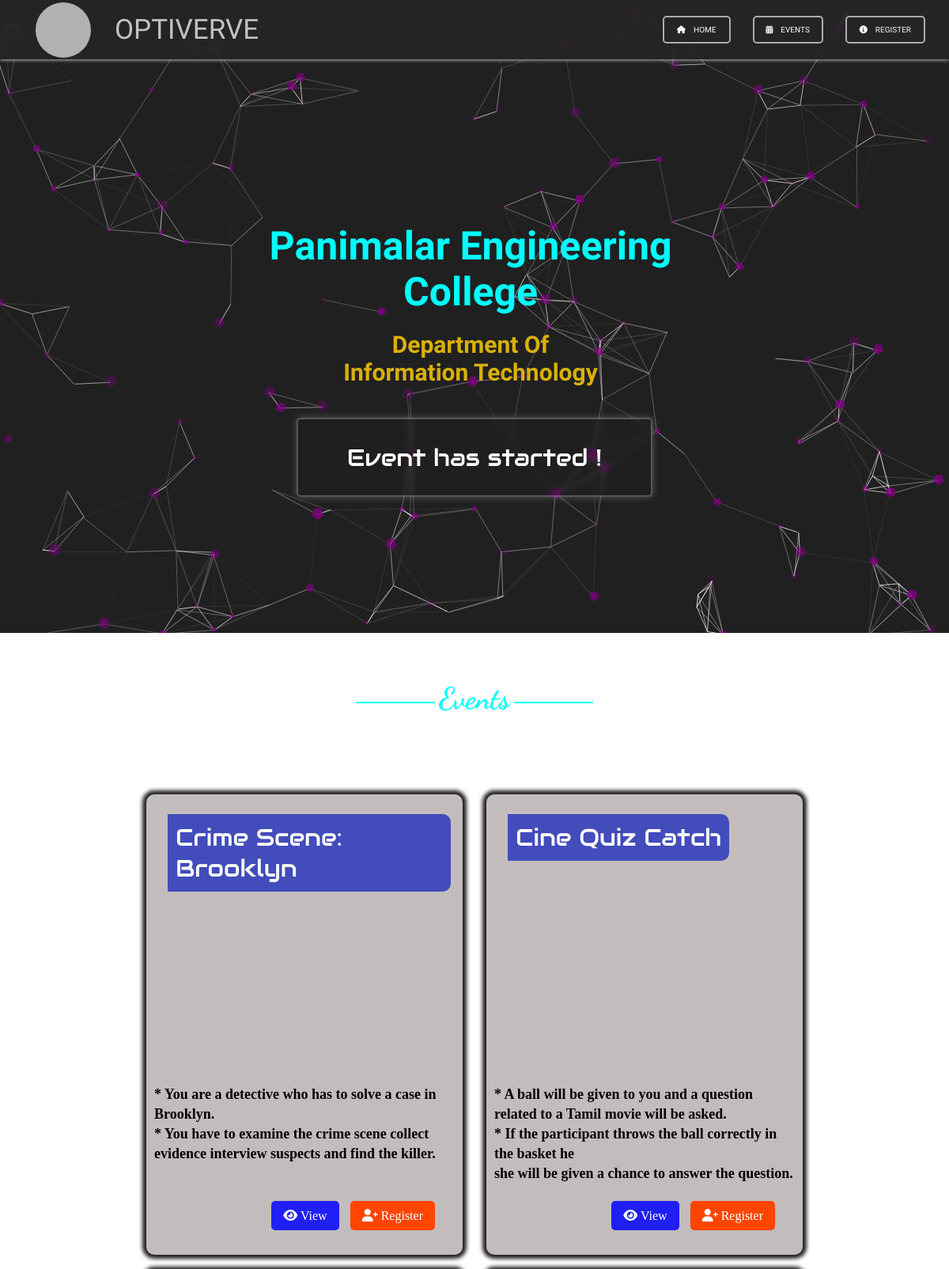
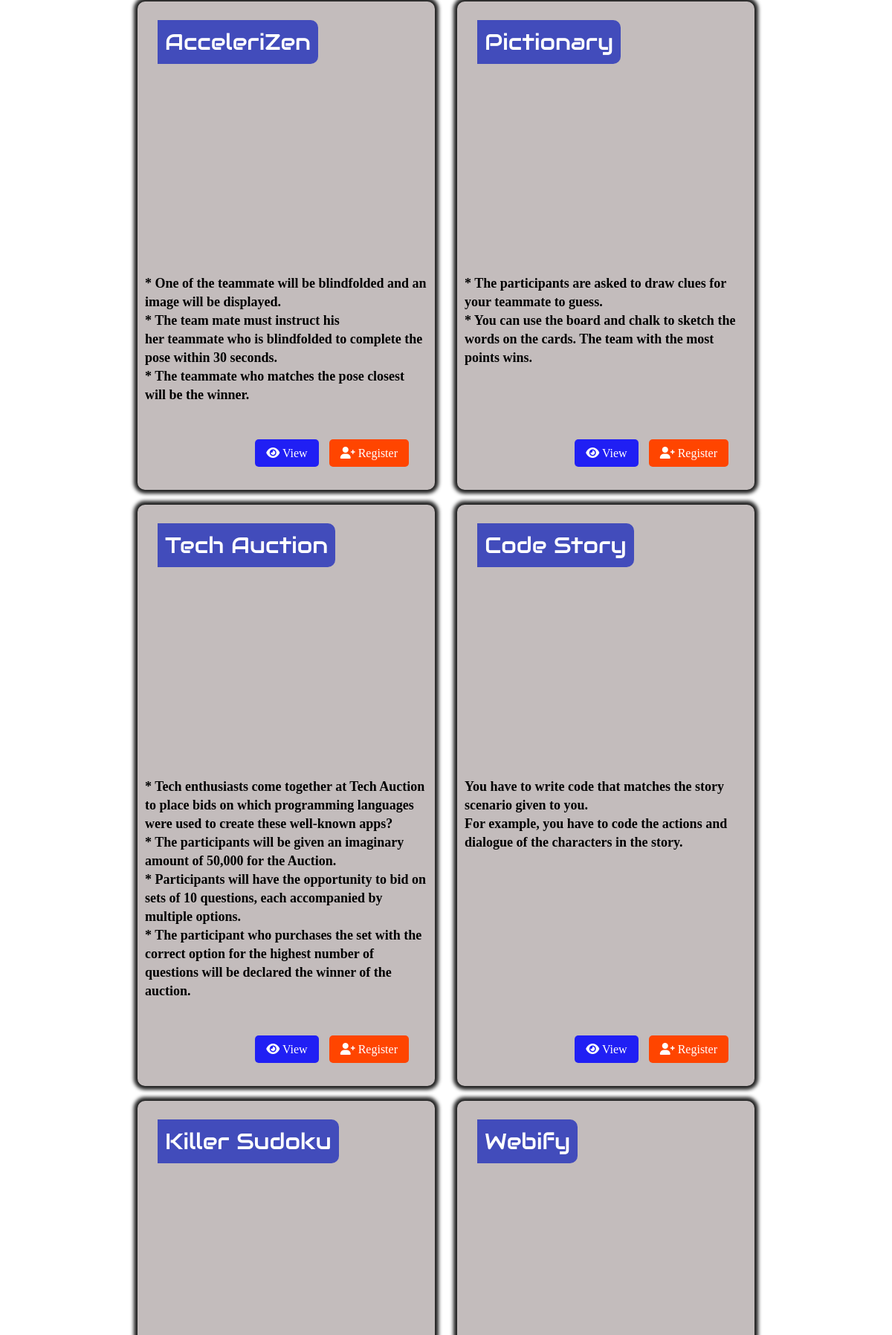
The page / (upper part) on the database its author committed (2 pictures, top to bottom).
### app/models.py (models this page shows)
class Event_basic(db.Model):
    id = db.Column(db.Integer, primary_key=True)
    event_name = db.Column(db.String(100))
    clg_name = db.Column(db.String(100))
    dept_name = db.Column(db.String(100))
    club = db.Column(db.String(100))
    event_logo = db.Column(db.String(100), nullable=False)
    coordinator_name = db.Column(db.String(50), nullable=False)
    date = db.Column(db.DateTime(timezone=True), default=func.now())

class Event(db.Model):
    id = db.Column(db.Integer, primary_key=True)
    coordinator_name = db.Column(db.String(50), nullable=False)
    event_name = db.Column(db.String(100), nullable=False)
    description = db.Column(db.String(255), nullable=False)
    date = db.Column(db.Date, nullable=False)
    place = db.Column(db.String(100), nullable=False)
    judge = db.Column(db.String(100), nullable=False)
    number = db.Column(db.String(100), nullable=False)
    start_time = db.Column(db.Time)
    end_time = db.Column(db.Time)
    images1 = db.Column(db.String(100), nullable=False)
    images2 = db.Column(db.String(100), nullable=False)

### app/views.py (the view)
@views.route('/')
def home():
    mainevent=Event_basic.query.get_or_404(1)
    all_events = Event.query.all()
    return render_template('index.html',events=all_events,mainevent=mainevent)

### app/templates/index.html (shortened to what this page needs)
<!DOCTYPE html>
<html lang="en">
<head>
    <link rel="stylesheet" href="static/css/style.css">
    <link rel="stylesheet" href="https://cdnjs.cloudflare.com/ajax/libs/font-awesome/6.0.0-beta3/css/all.min.css">
</head>
<body>
    <nav class="navbar">
        <div class="event-name">
            <div class="event-logo">
            </div>
            <p class="name">{{mainevent.event_name}}</p>
        </div>
        <ul class="nav_menu ">
            <li class="menu-option">
                <div class="icon"><i class="fas fa-home"></i></div>
                <div class="text">Home</div>
            </li>
            <a href="#events" class="menu-option">
                <div class="icon"><i class="fas fa-calendar-alt"></i></div>
                <div class="text">Events</div>
            </a>
            <li class="menu-option">
                <div class="icon"><i class="fas fa-info-circle"></i></div>
                <div class="text"><a href="/register">Register</a></div>
            </li>
        </ul>
    </nav>
    <div id="particles-js" class="background"></div>
    <section  class="home">
        <div class="host-name">
            <h1 class="college-name">
{{mainevent.clg_name}}            </h1>
            <h2 class="department">
                department of <br>
                {{mainevent.dept_name}}
            </h2>
        </div>
        <div class="timimg-box" id="countdown">
        </div>
    </section>
    <section class="events" id="events">
        <div class="header">
            <div class="cursive">
                <span class="inner-line"></span>
                Events
                <span class="inner-line"></span>
            </div>
            <div class="title">Events</div>
        </div>
        <div class="events-display">
             {% for event in events %}
            <div class="events-card">
                <div class="card-top">
                    <div class="event-title">{{ event.event_name }}</div>
                    <div class="event-image">
                    </div>
                </div>
                <div class="event-description">
                    {% for description in event.description.split('/') %} {{
                        description.strip() }} <br />
                        {% endfor %}
                </div>
                <div class="action-container">
                    <a  href="{{ url_for('views.event_view', event_id=event.id) }}" class="action view"><i class="fas fa-eye"></i> view</a>
                    <a href="/register" class="action register"><i class="fas fa-user-plus"></i> register</a>
                </div>
            </div>
             {% endfor %}
        </div>
    </section>
</body>
</html>

### app/static/css/style.css (style rules this page uses)
* { margin: 0; padding: 0; box-sizing: border-box; text-decoration: none; scroll-behavior: smooth; }
body { max-width: 100vw; overflow-x: hidden; }
.background { width: 100vw; height: 100vh; overflow: hidden; position: fixed; top: 0; left: 0; z-index: 4; background: #202020; width: 100v; }
.navbar { height: 75px; position: fixed; width: 100vw; top: 0; left: 0; background: #252525df; backdrop-filter: blur(2px); z-index: 10; display: flex; align-items: center; justify-content: space-between; color: aliceblue; box-shadow: 0px 0px 5px; }
.event-name { margin-left: 20px; padding: 5px; display: flex; align-items: center; gap: 10px; }
.event-logo { width: 70px; height: 70px; margin: 0 20px; background: #ffffffa6; border-radius: 50%; overflow: hidden; }
.name { font-size: 35px; font-family: sans-serif; text-transform: uppercase; color: #ffffffb9; font-family: "Sixtyfour", sans-serif; }
.nav_menu { display: flex; align-items: center; justify-content: center; gap: 28px; margin-right: 30px; position: relative; height: 100px; }
.nav_menu li { padding: 10px 16px; }
.menu-option { display: flex; align-items: center; gap: 10px; padding: 10px 15px; border-radius: 5px; border: 2px solid #adadad; text-decoration: none; color: #fff; cursor: pointer; font-family: "Sixtyfour", sans-serif; font-size: 10px; text-transform: uppercase; }
.home { max-width: 100vw; max-height: calc(100vh - 100px); min-height: 100vh; display: flex; align-items: center; justify-content: center; position: relative; z-index: 5; flex-direction: column; background: transparent; gap: 30px; }
.menu-option a { color: aliceblue; }
.host-name { margin-top: 100px; }
.college-name, .department { font-family: "Protest Revolution", sans-serif; font-size: 50px; text-align: center; max-width: calc(100% - 10px); padding: 10px; text-transform: capitalize; color: aqua; }
.department { font-size: 30px; color: #d8b106; }
.timimg-box { min-width: 450px; min-height: 100px; background: #20202034; backdrop-filter: blur(3px); border: 2px solid #ffffff3f; border-radius: 5px; box-shadow: 0px 0px 10px #ffffff3f; display: flex; align-items: center; justify-content: space-evenly; gap: 10px; position: relative; z-index: 5; }
.events { max-width: 100vw; min-height: 100vh; position: relative; z-index: 5; padding: 10px; display: flex; flex-direction: column; margin-top: 50px; }
.header { display: flex; align-items: center; justify-content: center; flex-direction: column; }
.cursive { font-size: 38px; font-family: "Dancing Script", cursive; font-weight: 900; display: flex; align-items: center; gap: 5px; position: relative; color: #00ffff; }
.inner-line { width: 100px; height: 2px; background: #00ffff; border-radius: 50px; margin-top: 10px; }
.title { font-size: 45px; color: #fff; z-index: 2; font-family: "Audiowide", sans-serif; text-transform: capitalize; }
.events-card { min-width: 300px; width: 400px; max-width: calc(100% - 10px); padding: 10px; box-shadow: 0 0 5px 5px #202020; border-radius: 10px; background: #c3bcbc; overflow: hidden; position: relative; }
.event-image { position: relative; height: 350px; display: flex; align-items: center; justify-content: center; }
.event-title { position: absolute; top: 10px; margin: 15px; left: 12px; z-index: 10; padding: 10px; background: #0013bba8; backdrop-filter: (10px); color: rgb(255, 255, 255); font-size: 30px; text-transform: capitalize; border-radius: 0px 10px 10px 0px; font-family: "Audiowide", sans-serif; }
.events-display { display: flex; padding: 10px; margin-top: 30px; row-gap: 20px; column-gap: 30px; flex-wrap: wrap; justify-content: center; }
.event-description { margin-top: 7px; font-size: 18px; font-weight: 700; line-height: 25px; margin-bottom: 80px; }
.action-container { margin-top: 10px; position: absolute; right: 20px; bottom: 30px; float: right; margin-bottom: 5px; padding: 5px; }
.action { margin-right: 10px; padding: 10px 15px; background: rgba(0, 0, 255, 0.836); border-radius: 5px; color: #fff; cursor: pointer; text-transform: capitalize; }
.action.register { background: orangered; }

### rows shown on the page
Event_basic: event_name "OPTIVERVE", clg_name "Panimalar Engineering College", dept_name "Information Technology"
Event: event_name "Crime Scene: Brooklyn", strip "* You are a detective who has to solve a case in Brooklyn." "* You have to examine the crime scene collect evidence interview suspects and find the killer."
Event: event_name "Cine Quiz Catch", strip "* A ball will be given to you and a question related to a Tamil movie will be asked." "* If the participant throws the ball correctly in the basket he" "she will be given a chance to answer the question."
Event: event_name "AcceleriZen", strip "* One of the teammate will be blindfolded and an image will be displayed." "* The team mate must instruct his" "her teammate who is blindfolded to complete the pose within 30 seconds." "* The teammate who matches the pose closest will be the winner."
Event: event_name "Pictionary", strip "* The participants are asked to draw clues for your teammate to guess." "* You can use the board and chalk to sketch the words on the cards. The team with the most points wins."
Event: event_name "Tech Auction", strip "* Tech enthusiasts come together at Tech Auction to place bids on which programming languages were used to create these well-known apps?" "* The participants will be given an imaginary amount of 50,000 for the Auction." "* Participants will have the opportunity to bid on sets of 10 questions, each accompanied by multiple options." "* The participant who purchases the set with the correct option for the highest number of questions will be declared the winner of the auction."
Event: event_name "Code Story", strip "You have to write code that matches the story scenario given to you." "For example, you have to code the actions and dialogue of the characters in the story."
Event: event_name "Killer Sudoku"
Event: event_name "Webify"
